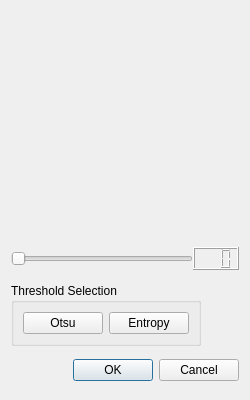
<?xml version="1.0" encoding="UTF-8"?>
<ui version="4.0">
 <class>BinaryImageDialog</class>
 <widget class="QDialog" name="BinaryImageDialog">
  <property name="geometry">
   <rect>
    <x>0</x>
    <y>0</y>
    <width>250</width>
    <height>400</height>
   </rect>
  </property>
  <property name="sizePolicy">
   <sizepolicy hsizetype="Fixed" vsizetype="Fixed">
    <horstretch>0</horstretch>
    <verstretch>0</verstretch>
   </sizepolicy>
  </property>
  <property name="windowTitle">
   <string>Convert to Binary Image</string>
  </property>
  <layout class="QGridLayout" name="gridLayout">
   <item row="0" column="0">
    <spacer name="horizontalSpacer">
     <property name="orientation">
      <enum>Qt::Horizontal</enum>
     </property>
     <property name="sizeHint" stdset="0">
      <size>
       <width>229</width>
       <height>229</height>
      </size>
     </property>
    </spacer>
   </item>
   <item row="1" column="0">
    <layout class="QHBoxLayout" name="horizontalLayout_2">
     <property name="spacing">
      <number>0</number>
     </property>
     <property name="sizeConstraint">
      <enum>QLayout::SetMaximumSize</enum>
     </property>
     <item>
      <widget class="QSlider" name="thresholdSlider">
       <property name="sizePolicy">
        <sizepolicy hsizetype="Expanding" vsizetype="Fixed">
         <horstretch>0</horstretch>
         <verstretch>0</verstretch>
        </sizepolicy>
       </property>
       <property name="maximum">
        <number>255</number>
       </property>
       <property name="orientation">
        <enum>Qt::Horizontal</enum>
       </property>
      </widget>
     </item>
     <item>
      <widget class="QLCDNumber" name="thresholdDisplayer">
       <property name="sizePolicy">
        <sizepolicy hsizetype="Minimum" vsizetype="Fixed">
         <horstretch>0</horstretch>
         <verstretch>0</verstretch>
        </sizepolicy>
       </property>
       <property name="digitCount">
        <number>3</number>
       </property>
       <property name="segmentStyle">
        <enum>QLCDNumber::Filled</enum>
       </property>
      </widget>
     </item>
    </layout>
   </item>
   <item row="2" column="0">
    <widget class="QGroupBox" name="groupBox">
     <property name="sizePolicy">
      <sizepolicy hsizetype="Expanding" vsizetype="Fixed">
       <horstretch>0</horstretch>
       <verstretch>0</verstretch>
      </sizepolicy>
     </property>
     <property name="title">
      <string>Threshold Selection</string>
     </property>
     <layout class="QHBoxLayout" name="horizontalLayout">
      <property name="sizeConstraint">
       <enum>QLayout::SetFixedSize</enum>
      </property>
      <item>
       <widget class="QPushButton" name="otsuButton">
        <property name="text">
         <string>Otsu</string>
        </property>
       </widget>
      </item>
      <item>
       <widget class="QPushButton" name="entropyButton">
        <property name="text">
         <string>Entropy</string>
        </property>
       </widget>
      </item>
     </layout>
    </widget>
   </item>
   <item row="3" column="0">
    <widget class="QDialogButtonBox" name="buttonBox">
     <property name="orientation">
      <enum>Qt::Horizontal</enum>
     </property>
     <property name="standardButtons">
      <set>QDialogButtonBox::Cancel|QDialogButtonBox::Ok</set>
     </property>
    </widget>
   </item>
  </layout>
 </widget>
 <resources/>
 <connections>
  <connection>
   <sender>buttonBox</sender>
   <signal>accepted()</signal>
   <receiver>BinaryImageDialog</receiver>
   <slot>accept()</slot>
   <hints>
    <hint type="sourcelabel">
     <x>248</x>
     <y>254</y>
    </hint>
    <hint type="destinationlabel">
     <x>157</x>
     <y>274</y>
    </hint>
   </hints>
  </connection>
  <connection>
   <sender>buttonBox</sender>
   <signal>rejected()</signal>
   <receiver>BinaryImageDialog</receiver>
   <slot>reject()</slot>
   <hints>
    <hint type="sourcelabel">
     <x>316</x>
     <y>260</y>
    </hint>
    <hint type="destinationlabel">
     <x>286</x>
     <y>274</y>
    </hint>
   </hints>
  </connection>
  <connection>
   <sender>thresholdSlider</sender>
   <signal>valueChanged(int)</signal>
   <receiver>thresholdDisplayer</receiver>
   <slot>display(int)</slot>
   <hints>
    <hint type="sourcelabel">
     <x>101</x>
     <y>265</y>
    </hint>
    <hint type="destinationlabel">
     <x>216</x>
     <y>265</y>
    </hint>
   </hints>
  </connection>
 </connections>
</ui>
